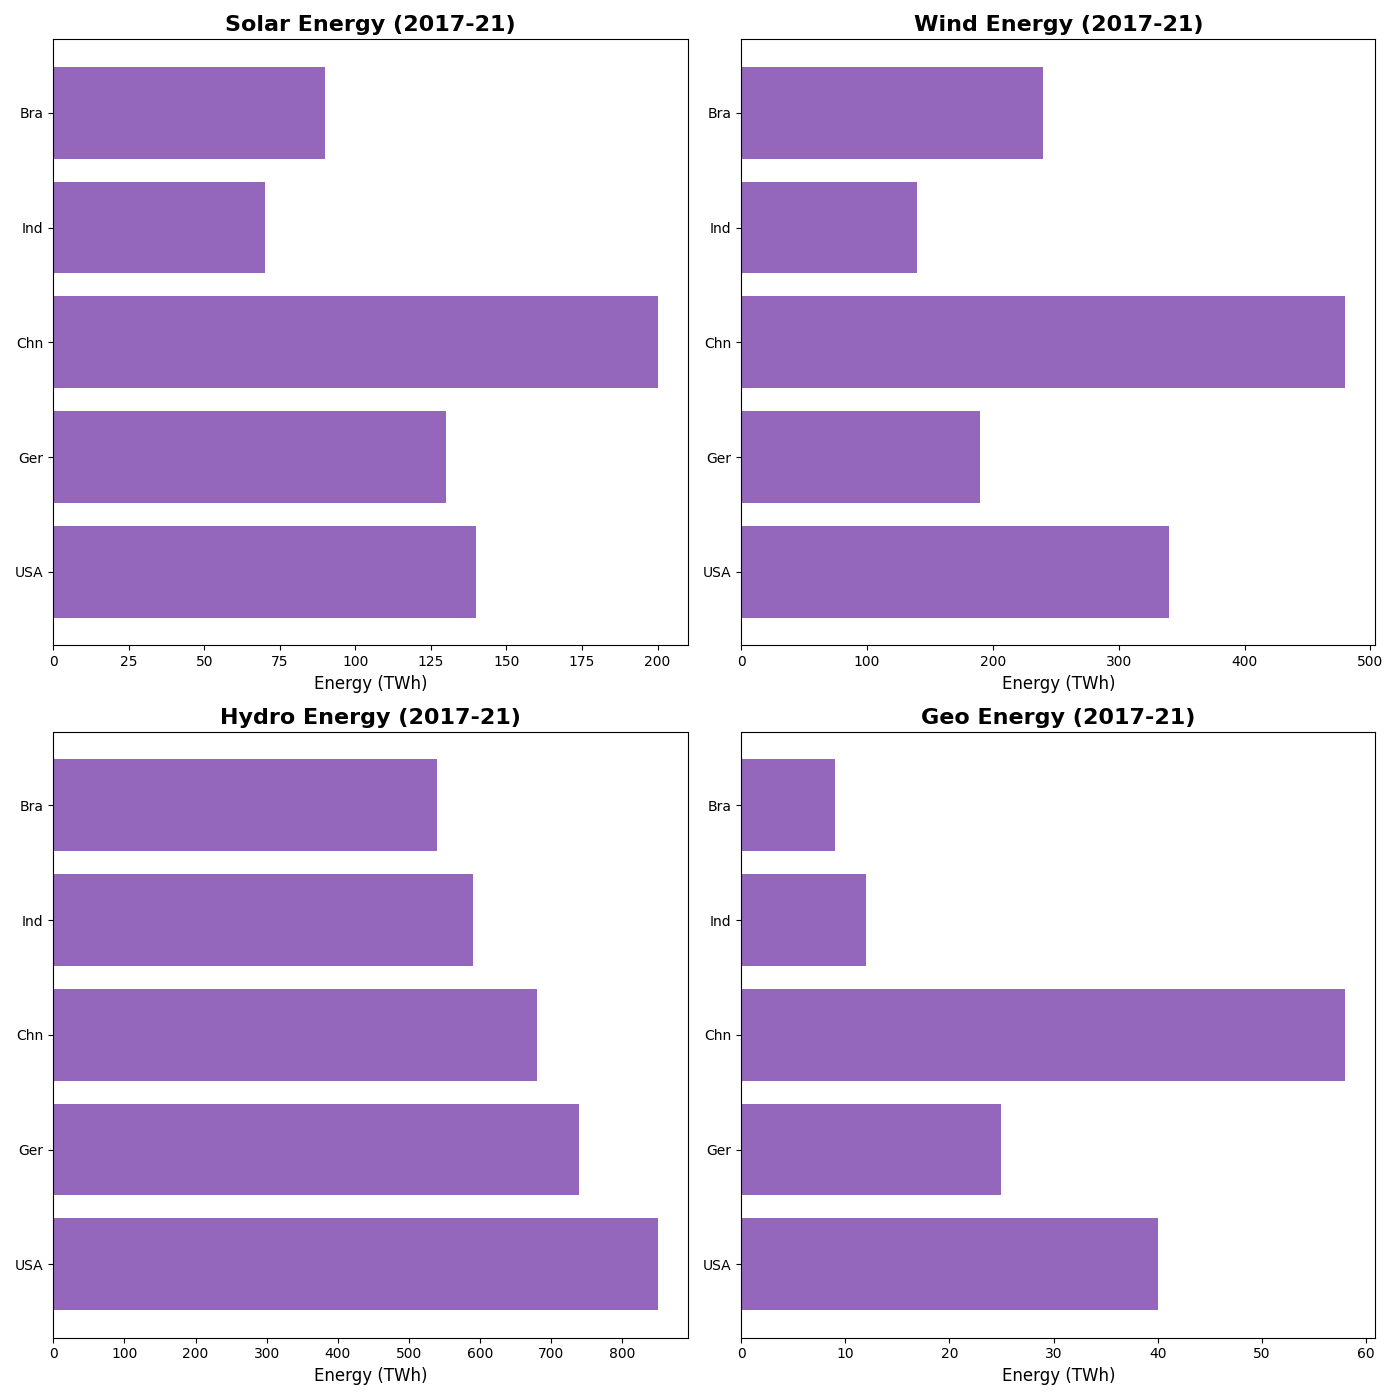

The script that drew this image:
import matplotlib.pyplot as plt
import numpy as np

countries = ['USA', 'Ger', 'Chn', 'Ind', 'Bra']
years = ['2017', '2018', '2019', '2020', '2021']
solar_energy = np.array([
    [100, 110, 120, 130, 140], 
    [90, 100, 110, 120, 130], 
    [150, 160, 170, 180, 200], 
    [50, 55, 60, 65, 70], 
    [70, 75, 80, 85, 90]
])
wind_energy = np.array([
    [300, 310, 320, 330, 340], 
    [150, 160, 170, 180, 190], 
    [400, 420, 440, 460, 480], 
    [100, 110, 120, 130, 140], 
    [200, 210, 220, 230, 240]
])
hydro_energy = np.array([
    [800, 810, 820, 830, 850], 
    [700, 710, 720, 730, 740], 
    [600, 620, 640, 660, 680], 
    [550, 560, 570, 580, 590], 
    [500, 510, 520, 530, 540]
])
geothermal_energy = np.array([
    [20, 25, 30, 35, 40], 
    [15, 18, 20, 22, 25], 
    [50, 52, 54, 56, 58], 
    [8, 9, 10, 11, 12], 
    [5, 6, 7, 8, 9]
])

fig, axes = plt.subplots(2, 2, figsize=(14, 14))
fig.subplots_adjust(hspace=0.4, wspace=0.4)

# Solar Energy
for i in range(len(years)):
    axes[0, 0].barh(countries, solar_energy[:, i])
axes[0, 0].set_title('Solar Energy (2017-21)', fontsize=16, fontweight='bold')
axes[0, 0].set_xlabel('Energy (TWh)', fontsize=12)

# Wind Energy
for i in range(len(years)):
    axes[0, 1].barh(countries, wind_energy[:, i])
axes[0, 1].set_title('Wind Energy (2017-21)', fontsize=16, fontweight='bold')
axes[0, 1].set_xlabel('Energy (TWh)', fontsize=12)

# Hydro Energy
for i in range(len(years)):
    axes[1, 0].barh(countries, hydro_energy[:, i])
axes[1, 0].set_title('Hydro Energy (2017-21)', fontsize=16, fontweight='bold')
axes[1, 0].set_xlabel('Energy (TWh)', fontsize=12)

# Geothermal Energy
for i in range(len(years)):
    axes[1, 1].barh(countries, geothermal_energy[:, i])
axes[1, 1].set_title('Geo Energy (2017-21)', fontsize=16, fontweight='bold')
axes[1, 1].set_xlabel('Energy (TWh)', fontsize=12)

plt.tight_layout()
plt.show()
